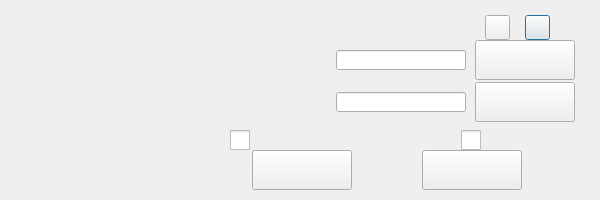
<?xml version="1.0" encoding="UTF-8"?>
<ui version="4.0">
 <class>ReplaceClass</class>
 <widget class="QDialog" name="ReplaceClass">
  <property name="geometry">
   <rect>
    <x>0</x>
    <y>0</y>
    <width>600</width>
    <height>200</height>
   </rect>
  </property>
  <property name="windowTitle">
   <string>替换</string>
  </property>
  <property name="windowIcon">
   <iconset resource="Notepad.qrc">
    <normaloff>:/icon/mainicon/picture_notepad/icon/icon_main_mainwindow.png</normaloff>:/icon/mainicon/picture_notepad/icon/icon_main_mainwindow.png</iconset>
  </property>
  <property name="windowOpacity">
   <double>5.000000000000000</double>
  </property>
  <widget class="QPushButton" name="pushButton_close_window">
   <property name="geometry">
    <rect>
     <x>525</x>
     <y>15</y>
     <width>25</width>
     <height>25</height>
    </rect>
   </property>
   <property name="styleSheet">
    <string notr="true">border-image: url(:/icon/manage/picture_notepad/icon/window_close.png);</string>
   </property>
   <property name="text">
    <string/>
   </property>
  </widget>
  <widget class="QLineEdit" name="lineEdit_1">
   <property name="geometry">
    <rect>
     <x>336</x>
     <y>50</y>
     <width>130</width>
     <height>20</height>
    </rect>
   </property>
   <property name="contextMenuPolicy">
    <enum>Qt::NoContextMenu</enum>
   </property>
   <property name="inputMethodHints">
    <set>Qt::ImhNone</set>
   </property>
  </widget>
  <widget class="QPushButton" name="pushButton_next">
   <property name="geometry">
    <rect>
     <x>475</x>
     <y>82</y>
     <width>100</width>
     <height>40</height>
    </rect>
   </property>
   <property name="styleSheet">
    <string notr="true">border-image: url(:/picture_notepad/dialogicon/picture_notepad/icon/dialog_find_next_normal.png);
border-image: url(:/picture_notepad/dialogicon/picture_notepad/icon/dialog_find_next_pressed.png);</string>
   </property>
   <property name="text">
    <string/>
   </property>
  </widget>
  <widget class="QPushButton" name="pushButton_exit">
   <property name="geometry">
    <rect>
     <x>422</x>
     <y>150</y>
     <width>100</width>
     <height>40</height>
    </rect>
   </property>
   <property name="styleSheet">
    <string notr="true">border-image: url(:/picture_notepad/dialogicon/picture_notepad/icon/dialog_find_exit_normal.png);
border-image: url(:/picture_notepad/dialogicon/picture_notepad/icon/dialog_find_exit_pressed.png);</string>
   </property>
   <property name="text">
    <string/>
   </property>
  </widget>
  <widget class="QPushButton" name="pushButton_last">
   <property name="geometry">
    <rect>
     <x>475</x>
     <y>40</y>
     <width>100</width>
     <height>40</height>
    </rect>
   </property>
   <property name="styleSheet">
    <string notr="true">border-image: url(:/picture_notepad/dialogicon/picture_notepad/icon/dialog_find_last_normal.png);
border-image: url(:/picture_notepad/dialogicon/picture_notepad/icon/dialog_find_last_pressed.png);</string>
   </property>
   <property name="text">
    <string/>
   </property>
  </widget>
  <widget class="QCheckBox" name="checkBox_1">
   <property name="geometry">
    <rect>
     <x>230</x>
     <y>130</y>
     <width>20</width>
     <height>20</height>
    </rect>
   </property>
   <property name="styleSheet">
    <string notr="true">QCheckBox{spacing: 5px;color: white;}
QCheckBox::indicator {width: 20px;height: 20px;}
QCheckBox::indicator:enabled:unchecked {image: url(:/picture_notepad/checkbox/picture_notepad/checkbox_style/checkbox_off.png);}
QCheckBox::indicator:enabled:unchecked:hover  {image: url(:/picture_notepad/checkbox/picture_notepad/checkbox_style/checkbox_off.png);}
QCheckBox::indicator:enabled:unchecked:pressed {image: url(:/picture_notepad/checkbox/picture_notepad/checkbox_style/checkbox_off.png);}
QCheckBox::indicator:enabled:checked {image: url(:/picture_notepad/checkbox/picture_notepad/checkbox_style/checkbox_on.png);}
QCheckBox::indicator:enabled:checked:hover {image: url(:/picture_notepad/checkbox/picture_notepad/checkbox_style/checkbox_on.png);}
QCheckBox::indicator:enabled:checked:pressed {image: url(:/picture_notepad/checkbox/picture_notepad/checkbox_style/checkbox_on.png);}</string>
   </property>
   <property name="text">
    <string/>
   </property>
  </widget>
  <widget class="QCheckBox" name="checkBox_2">
   <property name="geometry">
    <rect>
     <x>461</x>
     <y>130</y>
     <width>20</width>
     <height>20</height>
    </rect>
   </property>
   <property name="styleSheet">
    <string notr="true">QCheckBox{spacing: 5px;color: white;}
QCheckBox::indicator {width: 20px;height: 20px;}
QCheckBox::indicator:enabled:unchecked {image: url(:/picture_notepad/checkbox/picture_notepad/checkbox_style/checkbox_off.png);}
QCheckBox::indicator:enabled:unchecked:hover  {image: url(:/picture_notepad/checkbox/picture_notepad/checkbox_style/checkbox_off.png);}
QCheckBox::indicator:enabled:unchecked:pressed {image: url(:/picture_notepad/checkbox/picture_notepad/checkbox_style/checkbox_off.png);}
QCheckBox::indicator:enabled:checked {image: url(:/picture_notepad/checkbox/picture_notepad/checkbox_style/checkbox_on.png);}
QCheckBox::indicator:enabled:checked:hover {image: url(:/picture_notepad/checkbox/picture_notepad/checkbox_style/checkbox_on.png);}
QCheckBox::indicator:enabled:checked:pressed {image: url(:/picture_notepad/checkbox/picture_notepad/checkbox_style/checkbox_on.png);}</string>
   </property>
   <property name="text">
    <string/>
   </property>
  </widget>
  <widget class="QPushButton" name="pushButton_hide_window">
   <property name="geometry">
    <rect>
     <x>485</x>
     <y>15</y>
     <width>25</width>
     <height>25</height>
    </rect>
   </property>
   <property name="styleSheet">
    <string notr="true">border-image: url(:/icon/manage/picture_notepad/icon/window_hide.png);</string>
   </property>
   <property name="text">
    <string/>
   </property>
  </widget>
  <widget class="QLineEdit" name="lineEdit_2">
   <property name="geometry">
    <rect>
     <x>336</x>
     <y>92</y>
     <width>130</width>
     <height>20</height>
    </rect>
   </property>
   <property name="contextMenuPolicy">
    <enum>Qt::NoContextMenu</enum>
   </property>
   <property name="inputMethodHints">
    <set>Qt::ImhNone</set>
   </property>
  </widget>
  <widget class="QPushButton" name="pushButton_all">
   <property name="geometry">
    <rect>
     <x>252</x>
     <y>150</y>
     <width>100</width>
     <height>40</height>
    </rect>
   </property>
   <property name="styleSheet">
    <string notr="true">border-image: url(:/picture_notepad/dialogicon/picture_notepad/icon/dialog_find_all_normal.png);
border-image: url(:/picture_notepad/dialogicon/picture_notepad/icon/dialog_find_all_pressed.png);</string>
   </property>
   <property name="text">
    <string/>
   </property>
  </widget>
 </widget>
 <resources>
  <include location="Notepad.qrc"/>
 </resources>
 <connections>
  <connection>
   <sender>pushButton_hide_window</sender>
   <signal>clicked()</signal>
   <receiver>ReplaceClass</receiver>
   <slot>showMinimized()</slot>
   <hints>
    <hint type="sourcelabel">
     <x>498</x>
     <y>26</y>
    </hint>
    <hint type="destinationlabel">
     <x>459</x>
     <y>46</y>
    </hint>
   </hints>
  </connection>
 </connections>
</ui>
